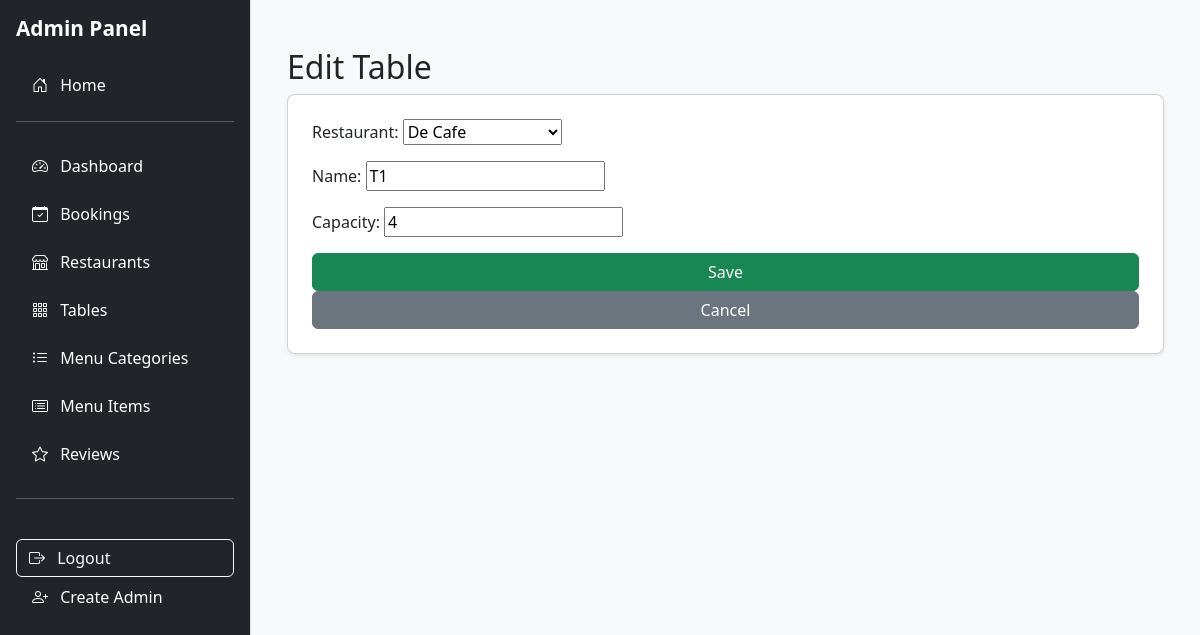
The page /adminpanel/tables/1/edit/ (signed in) on the database its author committed.
### restaurants/models.py (models this page shows, shortened)
class Table(models.Model):
    restaurant = models.ForeignKey(Restaurant, on_delete=models.CASCADE, related_name='tables')
    name = models.CharField(max_length=50)  # e.g., T1, Window-2
    capacity = models.PositiveIntegerField()

class Restaurant(models.Model):
    name = models.CharField(max_length=120)
    address = models.CharField(max_length=255)
    city = models.CharField(max_length=80)
    description = models.TextField(blank=True)
    image = models.ImageField(upload_to='restaurants/', blank=True, null=True)
    opening_time = models.TimeField()
    closing_time = models.TimeField()
    def __str__(self):
        return self.name

### adminpanel/views.py (the view)
# urls.py: path('tables/<int:pk>/edit/', views.table_edit, name='table_edit'),
@staff_required
def table_edit(request, pk):
    table = get_object_or_404(Table, pk=pk)
    if request.method == 'POST':
        form = TableForm(request.POST, instance=table)
        if form.is_valid():
            form.save()
            messages.success(request, "Table updated successfully!")
            return redirect('adminpanel:table_list')
    else:
        form = TableForm(instance=table)
    return render(request, 'adminpanel/table_form.html', {'form': form, 'form_title': 'Edit Table'})

### adminpanel/forms.py
class TableForm(forms.ModelForm):
    class Meta:
        model = Table
        fields = ['restaurant', 'name', 'capacity']

### adminpanel/views.py (called while the page is built)
def staff_required(view_func):
    return user_passes_test(lambda u: u.is_staff)(view_func)

### adminpanel/templates/adminpanel/table_form.html (shortened to what this page needs)
{% extends "adminpanel/admin_base.html" %}
{% block content %}
<div class="container mt-4">
  <h2>{{ form_title }}</h2>
  <form method="post" class="card p-4 shadow-sm">
    {{ form.as_p }}
    <button type="submit" class="btn btn-success">Save</button>
    <a href="{% url 'adminpanel:table_list' %}" class="btn btn-secondary">Cancel</a>
  </form>
</div>
{% endblock %}

### static/css/admin.css (style rules this page uses)
.card { border-radius: 8px; }

### rows shown on the page
Table: restaurant "De Cafe", capacity "4"
Restaurant: name "T1"
